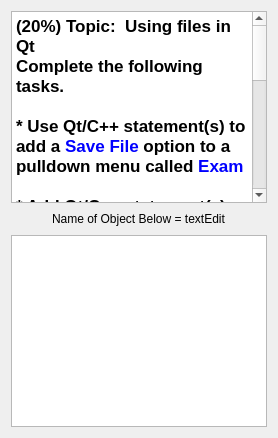
      <widget class="QWidget" name="tab_3">
       <attribute name="title">
        <string>P04</string>
       </attribute>
       <layout class="QVBoxLayout" name="verticalLayout_5">
        <item>
         <widget class="QTextBrowser" name="textBrowser_4">
          <property name="html">
           <string>&lt;!DOCTYPE HTML PUBLIC &quot;-//W3C//DTD HTML 4.0//EN&quot; &quot;http://www.w3.org/TR/REC-html40/strict.dtd&quot;&gt;
&lt;html&gt;&lt;head&gt;&lt;meta name=&quot;qrichtext&quot; content=&quot;1&quot; /&gt;&lt;style type=&quot;text/css&quot;&gt;
p, li { white-space: pre-wrap; }
&lt;/style&gt;&lt;/head&gt;&lt;body style=&quot; font-family:'Sans'; font-size:10pt; font-weight:400; font-style:normal;&quot;&gt;
&lt;p style=&quot; margin-top:0px; margin-bottom:0px; margin-left:0px; margin-right:0px; -qt-block-indent:0; text-indent:0px;&quot;&gt;&lt;span style=&quot; font-family:'.Lucida Grande UI'; font-size:13pt; font-weight:600;&quot;&gt;(20%) Topic:  Using files in Qt &lt;/span&gt;&lt;/p&gt;
&lt;p style=&quot; margin-top:0px; margin-bottom:0px; margin-left:0px; margin-right:0px; -qt-block-indent:0; text-indent:0px;&quot;&gt;&lt;span style=&quot; font-family:'.Lucida Grande UI'; font-size:13pt; font-weight:600;&quot;&gt;Complete the following tasks.&lt;/span&gt;&lt;/p&gt;
&lt;p style=&quot;-qt-paragraph-type:empty; margin-top:0px; margin-bottom:0px; margin-left:0px; margin-right:0px; -qt-block-indent:0; text-indent:0px; font-family:'.Lucida Grande UI'; font-size:13pt; font-weight:600;&quot;&gt;&lt;br /&gt;&lt;/p&gt;
&lt;p style=&quot; margin-top:0px; margin-bottom:0px; margin-left:0px; margin-right:0px; -qt-block-indent:0; text-indent:0px;&quot;&gt;&lt;span style=&quot; font-family:'.Lucida Grande UI'; font-size:13pt; font-weight:600;&quot;&gt;* Use Qt/C++ statement(s) to add a &lt;/span&gt;&lt;span style=&quot; font-family:'.Lucida Grande UI'; font-size:13pt; font-weight:600; color:#0000ff;&quot;&gt;Save File&lt;/span&gt;&lt;span style=&quot; font-family:'.Lucida Grande UI'; font-size:13pt; font-weight:600;&quot;&gt; option to a pulldown menu called &lt;/span&gt;&lt;span style=&quot; font-family:'.Lucida Grande UI'; font-size:13pt; font-weight:600; color:#0000ff;&quot;&gt;Exam&lt;/span&gt;&lt;/p&gt;
&lt;p style=&quot;-qt-paragraph-type:empty; margin-top:0px; margin-bottom:0px; margin-left:0px; margin-right:0px; -qt-block-indent:0; text-indent:0px; font-family:'.Lucida Grande UI'; font-size:13pt; font-weight:600;&quot;&gt;&lt;br /&gt;&lt;/p&gt;
&lt;p style=&quot; margin-top:0px; margin-bottom:0px; margin-left:0px; margin-right:0px; -qt-block-indent:0; text-indent:0px;&quot;&gt;&lt;span style=&quot; font-family:'.Lucida Grande UI'; font-size:13pt; font-weight:600;&quot;&gt;* Add Qt/C++ statement(s) such that triggering of the &lt;/span&gt;&lt;span style=&quot; font-family:'.Lucida Grande UI'; font-size:13pt; font-weight:600; color:#0000ff;&quot;&gt;Save File&lt;/span&gt;&lt;span style=&quot; font-family:'.Lucida Grande UI'; font-size:13pt; font-weight:600;&quot;&gt; option will result in the display of a dialog for selecting name of text file (.txt) to save&lt;/span&gt;&lt;/p&gt;
&lt;p style=&quot;-qt-paragraph-type:empty; margin-top:0px; margin-bottom:0px; margin-left:0px; margin-right:0px; -qt-block-indent:0; text-indent:0px; font-family:'.Lucida Grande UI'; font-size:13pt; font-weight:600;&quot;&gt;&lt;br /&gt;&lt;/p&gt;
&lt;p style=&quot; margin-top:0px; margin-bottom:0px; margin-left:0px; margin-right:0px; -qt-block-indent:0; text-indent:0px;&quot;&gt;&lt;span style=&quot; font-family:'.Lucida Grande UI'; font-size:13pt; font-weight:600;&quot;&gt;* Use Qt/C++ statement(s) to save all text from the &lt;/span&gt;&lt;span style=&quot; font-family:'.Lucida Grande UI'; font-size:13pt; font-weight:600; color:#0000ff;&quot;&gt;textEdit&lt;/span&gt;&lt;span style=&quot; font-family:'.Lucida Grande UI'; font-size:13pt; font-weight:600;&quot;&gt; object below as &lt;/span&gt;&lt;span style=&quot; font-family:'.Lucida Grande UI'; font-size:13pt; font-weight:600; color:#ff0000;&quot;&gt;plain text&lt;/span&gt;&lt;span style=&quot; font-family:'.Lucida Grande UI'; font-size:13pt; font-weight:600;&quot;&gt; to the selected file.  The text saved must exactly match in the &lt;/span&gt;&lt;span style=&quot; font-family:'.Lucida Grande UI'; font-size:13pt; font-weight:600; color:#0000ff;&quot;&gt;textEdit&lt;/span&gt;&lt;span style=&quot; font-family:'.Lucida Grande UI'; font-size:13pt; font-weight:600;&quot;&gt; object for credit.&lt;/span&gt;&lt;/p&gt;
&lt;p style=&quot;-qt-paragraph-type:empty; margin-top:0px; margin-bottom:0px; margin-left:0px; margin-right:0px; -qt-block-indent:0; text-indent:0px; font-family:'.Lucida Grande UI'; font-size:13pt; font-weight:600; color:#000000;&quot;&gt;&lt;br /&gt;&lt;/p&gt;
&lt;p style=&quot; margin-top:0px; margin-bottom:0px; margin-left:0px; margin-right:0px; -qt-block-indent:0; text-indent:0px;&quot;&gt;&lt;span style=&quot; font-family:'.Lucida Grande UI'; font-size:13pt; font-weight:600; color:#ff0000;&quot;&gt;Do NOT use the Designer tool to modify the form itself or you will receive&lt;/span&gt;&lt;span style=&quot; font-family:'.Lucida Grande UI'; font-size:13pt; font-weight:600; color:#000000;&quot;&gt; zero credit (0 points).&lt;/span&gt;&lt;/p&gt;&lt;/body&gt;&lt;/html&gt;</string>
          </property>
         </widget>
        </item>
        <item>
         <layout class="QHBoxLayout" name="horizontalLayout_3">
          <item>
           <spacer name="horizontalSpacer_4">
            <property name="orientation">
             <enum>Qt::Horizontal</enum>
            </property>
            <property name="sizeHint" stdset="0">
             <size>
              <width>40</width>
              <height>20</height>
             </size>
            </property>
           </spacer>
          </item>
          <item>
           <widget class="QLabel" name="label">
            <property name="text">
             <string>Name of Object Below = textEdit</string>
            </property>
           </widget>
          </item>
          <item>
           <spacer name="horizontalSpacer_5">
            <property name="orientation">
             <enum>Qt::Horizontal</enum>
            </property>
            <property name="sizeHint" stdset="0">
             <size>
              <width>40</width>
              <height>20</height>
             </size>
            </property>
           </spacer>
          </item>
         </layout>
        </item>
        <item>
         <widget class="QTextEdit" name="textEdit"/>
        </item>
       </layout>
      </widget>
